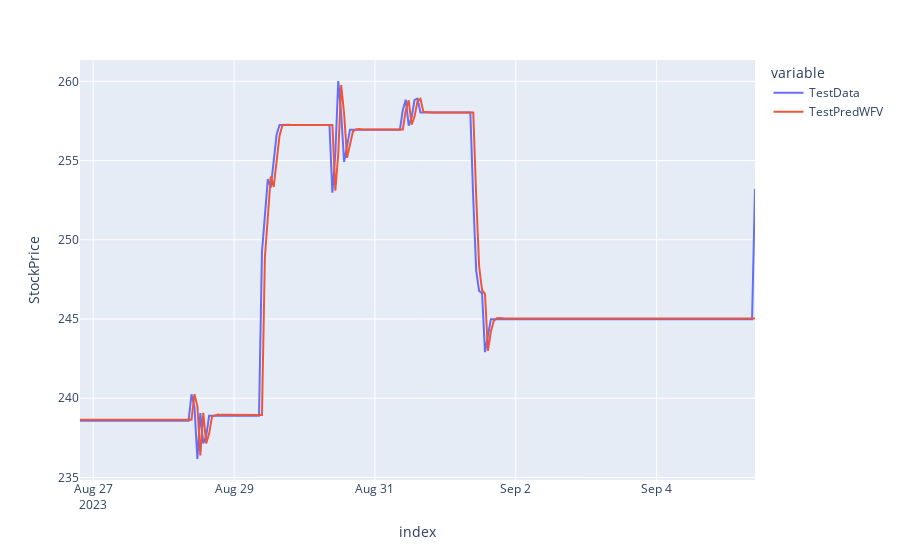

Notebook code cell kept with this figure:
### Code cell
d2=pd.DataFrame({"TestData":y_test,"TestPredWFV":y_pred_wfv})
fig=px.line(d2,labels={"value":"StockPrice"})
fig.show()

### Figure 1 — Plotly figure (JSON) as saved in the notebook; plotly's stock layout.template omitted (floating-point values rounded to 4 significant figures; data arrays with more than 128 entries replaced by an {"elided": "..."} marker saying what was removed)
{"data": [{"hovertemplate": "variable=TestData<br>index=%{x}<br>StockPrice=%{y}<extra></extra>", "legendgroup": "TestData", "line": {"color": "#636efa", "dash": "solid"}, "marker": {"symbol": "circle"}, "mode": "lines", "name": "TestData", "orientation": "v", "showlegend": true, "type": "scatter", "x": {"elided": "231 str values"}, "xaxis": "x", "y": {"elided": "231 float values"}, "yaxis": "y"}, {"hovertemplate": "variable=TestPredWFV<br>index=%{x}<br>StockPrice=%{y}<extra></extra>", "legendgroup": "TestPredWFV", "line": {"color": "#EF553B", "dash": "solid"}, "marker": {"symbol": "circle"}, "mode": "lines", "name": "TestPredWFV", "orientation": "v", "showlegend": true, "type": "scatter", "x": {"elided": "231 str values"}, "xaxis": "x", "y": {"elided": "231 float values"}, "yaxis": "y"}], "layout": {"autosize": true, "legend": {"title": {"text": "variable"}, "tracegroupgap": 0}, "margin": {"t": 60}, "xaxis": {"anchor": "y", "autorange": true, "domain": [0, 1], "range": ["2023-08-26 19:30", "2023-09-05 09:30"], "title": {"text": "index"}, "type": "date"}, "yaxis": {"anchor": "x", "autorange": true, "domain": [0, 1], "range": [234.8, 261.3], "title": {"text": "StockPrice"}, "type": "linear"}}}
